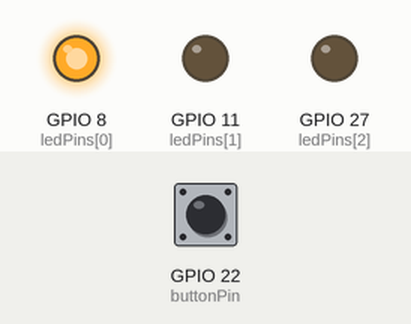
This program was run on a simulated Raspberry Pi (BCM pin numbers). On the bench: output pins drawn as LEDs (lit = HIGH). The inputs (shaded band) are chosen by the test bench; at power-on: GPIO 22 (buttonPin) HIGH.

Above: at 1.2 s.
1.3 s: GPIO 22 (buttonPin) pulled LOW for 0.15 s
At 3.4 s:
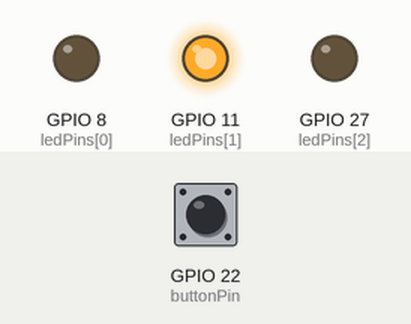
3.8 s: GPIO 22 (buttonPin) pulled LOW for 1 s
At 5.3 s:
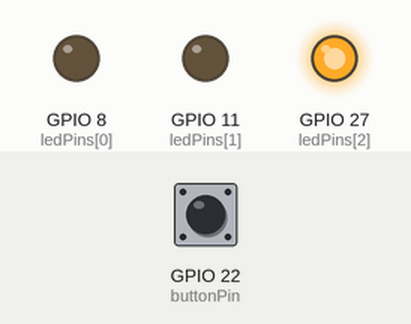
6.3 s: GPIO 22 (buttonPin) pulled LOW for 3.2 s
At 7.6 s:
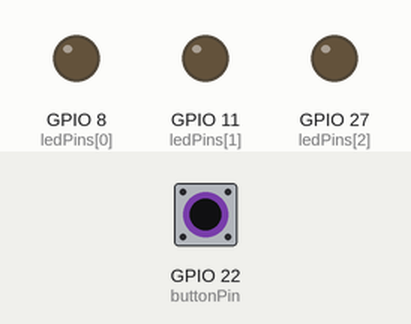
Timing chart, 0 to 11.8 s (numbered marks = the images above; inputs shaded):
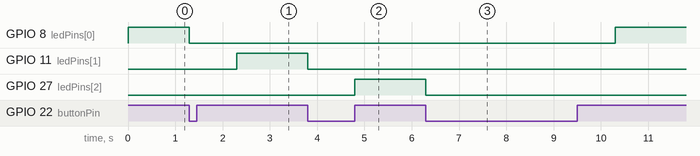

Measured:
- after the input at 1.3 s, GPIO 8 (ledPins[0]): HIGH → LOW at once; GPIO 11 (ledPins[1]): LOW → HIGH after 1.0 s
- after the input at 3.8 s, GPIO 11 (ledPins[1]): HIGH → LOW at once; GPIO 27 (ledPins[2]): LOW → HIGH after 1.0 s
- after the input at 6.3 s, GPIO 8 (ledPins[0]): LOW → HIGH after 4.0 s; GPIO 27 (ledPins[2]): HIGH → LOW at once

The program:

gpio22input.py
```python
#!/usr/bin/env python

import RPi.GPIO as GPIO
#import time
from time import sleep

GPIO.cleanup()
GPIO.setmode(GPIO.BCM)

ledPins=[8,11,27]
buttonPin=22

for a in ledPins:
	GPIO.setup(a,GPIO.OUT)
GPIO.setup(buttonPin, GPIO.IN)
currentLed=0
while True:
	pin=ledPins[currentLed]
	GPIO.output(pin, True)
	buttonIn=not GPIO.input(buttonPin)
	if buttonIn == True:
		GPIO.output(pin, False)
		if currentLed==2:
			currentLed=0
		else:
			currentLed = currentLed+1
		sleep(1)
```
